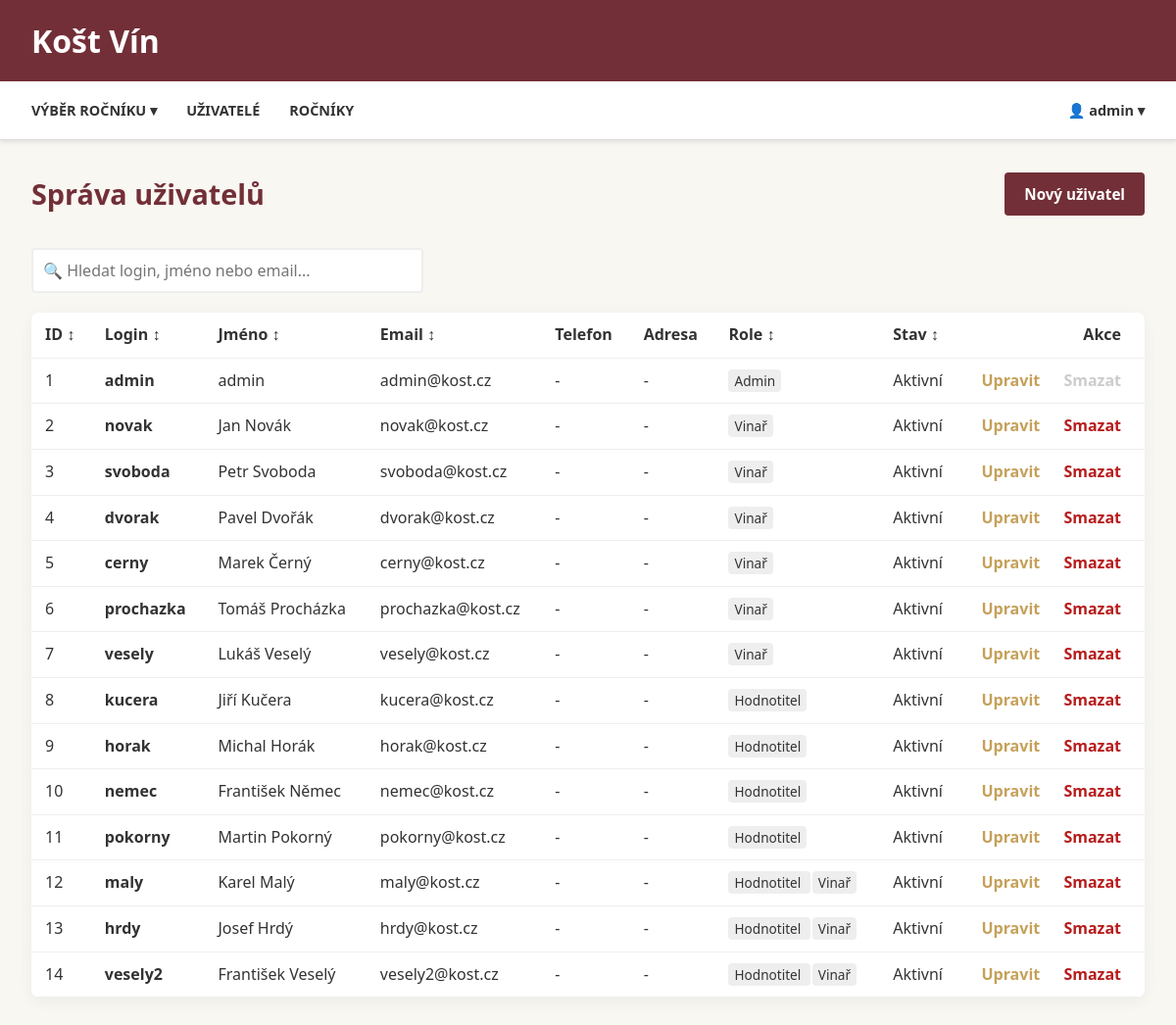
The app's page /users/sprava (signed in) with its own data.
### app/models/db.py (models this page shows)
class Users(Base):
    __tablename__ = "USERS"
    id = Column(Integer, primary_key=True, index=True)
    login = Column(String(50), unique=True, nullable=False)
    password_hash = Column(String(255), nullable=False)
    jmeno = Column(String(100), nullable=False)
    is_active = Column(Boolean, default=True)
    adresa = Column(String(200))
    telefon = Column(String(20))
    email = Column(String(100), nullable=False)
    role = relationship("Role", secondary="USERROLE", backref="users")
    vina = relationship("Vino", back_populates="vinar")

class Role(Base):
    __tablename__ = "ROLE"
    id = Column(Integer, primary_key=True, index=True)
    nazev = Column(String(50), nullable=False)

### app/api/routers/users.py (the view)
@router.get("/sprava")
def sprava_uzivatelu(
    request: Request,
    ctx: dict = Depends(get_template_context),
    db: Session = Depends(get_db),
    admin_check: dict = Depends(require_admin)
):
    users = get_all_users(db)
    return ctx["request"].app.state.templates.TemplateResponse(
        "sprava_uzivatelu.html",
        {
            **ctx,
            "users": users
        }
    )

### app/templates/sprava_uzivatelu.html (shortened to what this page needs)
{% extends "base.html" %}
{% block content %}
<div class="container-lg">
    <div class="page-header-row">
        <h2 class="page-title">Správa uživatelů</h2>
        <a href="/users/pridat" class="btn">Nový uživatel</a>
    </div>
    <div style="margin-bottom: 20px;">
        <input type="text" id="searchInput" onkeyup="filterUsers()"
               placeholder="🔍 Hledat login, jméno nebo email..."
               class="form-control"
               style="max-width: 400px; border: 2px solid #eee;">
    </div>
    <div class="card" style="padding: 0;">
        <table class="data-table" id="usersTable">
            <thead>
                <tr>
                    <th class="sortable" onclick="sortTable(0)">ID ↕</th>
                    <th class="sortable" onclick="sortTable(1)">Login ↕</th>
                    <th class="sortable" onclick="sortTable(2)">Jméno ↕</th>
                    <th class="sortable" onclick="sortTable(3)">Email ↕</th>
                    <th>Telefon</th>
                    <th>Adresa</th>
                    <th class="sortable" onclick="sortTable(6)">Role ↕</th>
                    <th class="sortable" onclick="sortTable(7)">Stav ↕</th>
                    <th>Akce</th>
                </tr>
            </thead>
            <tbody>
                {% for u in users %}
                <tr style="border-bottom: 1px solid #eee;">
                    <td>{{ u.id }}</td>
                    <td class="text-bold">{{ u.login }}</td>
                    <td>{{ u.jmeno }}</td>
                    <td>{{ u.email }}</td>
                    <td>{{ u.telefon or '-' }}</td>
                    <td>{{ u.adresa or '-' }}</td>
                    <td>
                        {% for role in u.role %}
                            <span style="background: #eee; padding: 2px 6px; border-radius: 4px; font-size: 0.85em; margin-right: 2px; color: #333;">
                                {{ role.nazev }}
                            </span>
                        {% endfor %}
                    </td>
                    <td>
                        {% if u.is_active %}
                            <span>Aktivní</span>
                        {% else %}
                            <span>Neaktivní</span>
                        {% endif %}
                    </td>
                    <td class="text-right" style="white-space: nowrap;">
                        <a href="/users/upravit/{{ u.id }}" class="btn-link">Upravit</a>
                        {% if user != u.login %}
                            <a href="/users/smazat/{{ u.id }}" class="btn-danger"
                               onclick="return confirm('Opravdu chcete smazat uživatele {{ u.jmeno }}?');">
                                Smazat
                            </a>
                        {% else %}
                             <span class="btn-disabled" title="Nelze smazat vlastní účet">Smazat</span>
                        {% endif %}
                    </td>
                </tr>
                {% endfor %}
            </tbody>
        </table>
    </div>
</div>
{% endblock %}

### app/static/style.css (style rules this page uses)
:root { --primary: #722F37; --secondary: #C5A059; --bg-light: #f9f7f2; --text-dark: #333; --white: #ffffff; --shadow: 0 4px 6px rgba(0,0,0,0.1); }
* { box-sizing: border-box; margin: 0; padding: 0; }
body { font-family: 'Segoe UI', Tahoma, Geneva, Verdana, sans-serif; background-color: var(--bg-light); color: var(--text-dark); line-height: 1.6; }
.btn { display: inline-block; background-color: var(--primary); color: var(--white); padding: 10px 20px; border-radius: 4px; text-decoration: none; border: none; cursor: pointer; font-weight: bold; font-size: 0.95rem; text-align: center; transition: background 0.2s; font-family: inherit; line-height: inherit; }
.btn-danger { color: #b71c1c; font-weight: bold; text-decoration: none; padding: 5px 10px; border-radius: 4px; }
.btn-link { color: var(--secondary); font-weight: bold; text-decoration: none; margin-right: 10px; cursor: pointer; }
.btn-disabled { color: #ccc; font-weight: bold; padding: 5px 10px; text-decoration: none; cursor: not-allowed; user-select: none; }
.data-table { width: 100%; border-collapse: collapse; }
.data-table th, .data-table td { padding: 10px 14px; border-bottom: 1px solid #eee; text-align: left; }
.data-table th { white-space: nowrap; }
.data-table th:last-child { text-align: right; padding-right: 24px; }
.data-table td:last-child { text-align: right; }
.sortable { cursor: pointer; user-select: none; position: relative; }
.form-control { width: 100%; padding: 10px; border: 1px solid #ddd; border-radius: 4px; font-family: inherit; font-size: 1rem; }
.text-bold { font-weight: bold; }
.text-right { text-align: right; }
.container-lg { max-width: 1400px; margin: 0 auto; padding: 2rem; }
.card { background: white; padding: 30px; border-radius: 8px; box-shadow: 0 4px 15px rgba(0,0,0,0.05); overflow: hidden; }
.page-header-row { display: flex; justify-content: space-between; align-items: center; margin-bottom: 2rem; }
.page-title { color: var(--primary); margin: 0; font-size: 1.8rem; font-weight: bold; }

### records on screen
Users: id "1", login "admin", jmeno "admin", email "admin@kost.cz", telefon "-", adresa "-", is_active "Aktivní", shows "Smazat"
Role: nazev "Admin"
Users: id "2", login "novak", jmeno "Jan Novák", email "novak@kost.cz", telefon "-", adresa "-", is_active "Aktivní"
Role: nazev "Vinař"
Users: id "3", login "svoboda", jmeno "Petr Svoboda", email "svoboda@kost.cz", telefon "-", adresa "-", is_active "Aktivní"
Users: id "4", login "dvorak", jmeno "Pavel Dvořák", email "dvorak@kost.cz", telefon "-", adresa "-", is_active "Aktivní"
Users: id "5", login "cerny", jmeno "Marek Černý", email "cerny@kost.cz", telefon "-", adresa "-", is_active "Aktivní"
Users: id "6", login "prochazka", jmeno "Tomáš Procházka", email "prochazka@kost.cz", telefon "-", adresa "-", is_active "Aktivní"
Users: id "7", login "vesely", jmeno "Lukáš Veselý", email "vesely@kost.cz", telefon "-", adresa "-", is_active "Aktivní"
Users: id "8", login "kucera", jmeno "Jiří Kučera", email "kucera@kost.cz", telefon "-", adresa "-", is_active "Aktivní"
Role: nazev "Hodnotitel"
Users: id "9", login "horak", jmeno "Michal Horák", email "horak@kost.cz", telefon "-", adresa "-", is_active "Aktivní"
Users: id "10", login "nemec", jmeno "František Němec", email "nemec@kost.cz", telefon "-", adresa "-", is_active "Aktivní"
Users: id "11", login "pokorny", jmeno "Martin Pokorný", email "pokorny@kost.cz", telefon "-", adresa "-", is_active "Aktivní"
Users: id "12", login "maly", jmeno "Karel Malý", email "maly@kost.cz", telefon "-", adresa "-", is_active "Aktivní"
Users: id "13", login "hrdy", jmeno "Josef Hrdý", email "hrdy@kost.cz", telefon "-", adresa "-", is_active "Aktivní"
Users: id "14", login "vesely2", jmeno "František Veselý", email "vesely2@kost.cz", telefon "-", adresa "-", is_active "Aktivní"

### other values on screen
{{ user }} "admin"
